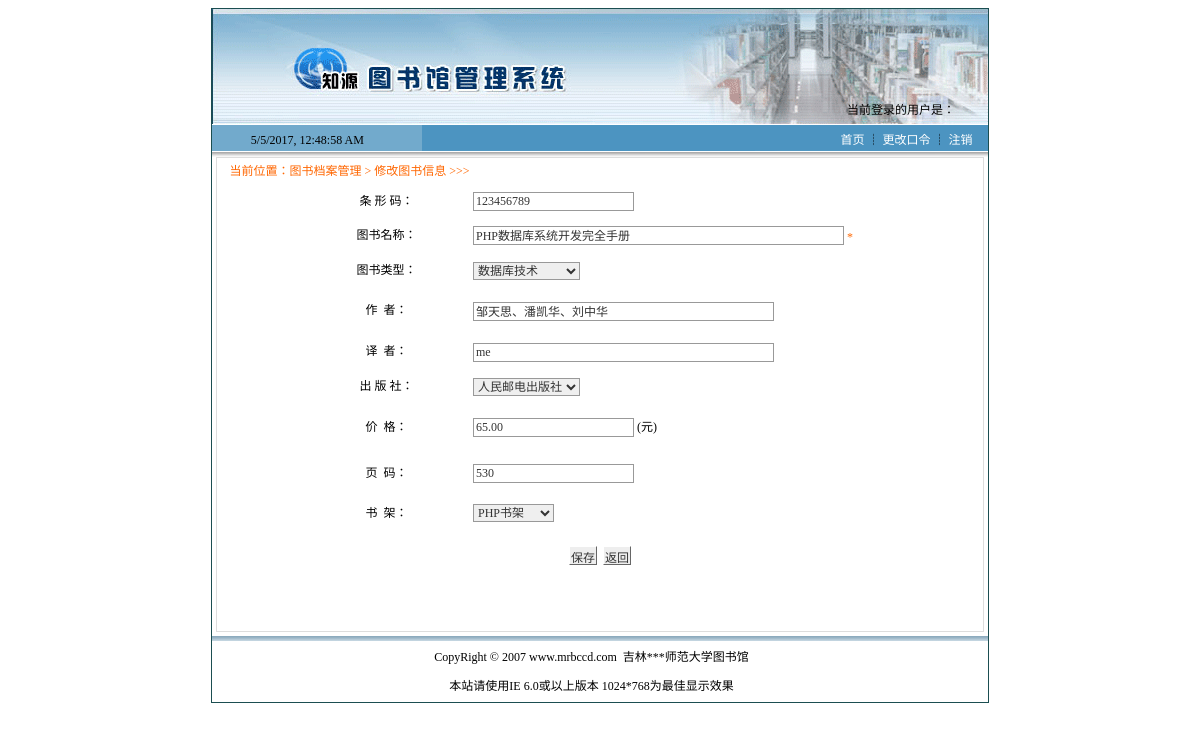
Screenshot of /book_Modify.php?id=5 with the database file from the repository.
### tables this page shows
CREATE TABLE IF NOT EXISTS `tb_bookinfo` (
  `barcode` varchar(30) DEFAULT NULL,
  `bookname` varchar(70) DEFAULT NULL,
  `typeid` int(10) unsigned DEFAULT NULL,
  `author` varchar(30) DEFAULT NULL,
  `translator` varchar(30) DEFAULT NULL,
  `ISBN` varchar(20) DEFAULT NULL,
  `price` float(8,2) DEFAULT NULL,
  `page` int(10) unsigned DEFAULT NULL,
  `bookcase` int(10) unsigned DEFAULT NULL,
  `storage` int(10) unsigned DEFAULT NULL,
  `inTime` date DEFAULT NULL,
  `operator` varchar(30) DEFAULT NULL,
  `del` tinyint(1) DEFAULT '0',
  `id` int(11) NOT NULL AUTO_INCREMENT,
  PRIMARY KEY (`id`)
);

CREATE TABLE IF NOT EXISTS `tb_booktype` (
  `id` int(10) unsigned NOT NULL AUTO_INCREMENT,
  `typename` varchar(30) DEFAULT NULL,
  `days` int(10) unsigned DEFAULT NULL,
  PRIMARY KEY (`id`)
);

CREATE TABLE IF NOT EXISTS `tb_publishing` (
  `ISBN` varchar(20) DEFAULT NULL,
  `pubname` varchar(30) DEFAULT NULL
);

CREATE TABLE IF NOT EXISTS `tb_bookcase` (
  `id` int(10) unsigned NOT NULL AUTO_INCREMENT,
  `name` varchar(30) DEFAULT NULL,
  PRIMARY KEY (`id`)
);

### book_Modify.php (the view, shortened to what this page needs)
<html>
<head>
<link href="CSS/style.css" rel="stylesheet">
</head>
<body>
<table width="776" border="0" align="center" cellpadding="0" cellspacing="0" class="tableBorder">
  <tr>
    <td>
	<?php include("navigation.php");?>
	</td>
  </tr>
	<td>
	<table width="100%"  border="0" cellspacing="0" cellpadding="0">
  <tr>
    <td valign="top" bgcolor="#FFFFFF"><table width="99%" height="475"  border="0" align="center" cellpadding="0" cellspacing="0" bgcolor="#FFFFFF" class="tableBorder_gray">
  <tr>
    <td height="473" align="center" valign="top" style="padding:5px;"><table width="98%" height="463"  border="0" cellpadding="0" cellspacing="0">
      <tr>
        <td height="22" valign="top" class="word_orange">当前位置：图书档案管理 &gt; 修改图书信息 &gt;&gt;&gt;</td>
      </tr>
      <tr>
        <td height="441" align="center" valign="top"><table width="100%" height="421"  border="0" cellpadding="0" cellspacing="0">
  <tr>
    <td height="421" align="center" valign="top">
	<form name="form1" method="post" action="book_modify_ok.php">
	<?php
	include("conn/conn.php");
	$sql=mysqli_query($conn,"select book.barcode,book.id as bookid,book.bookname,bt.typename,book.typeid,book.author,book.ISBN,book.translator,book.bookcase,pb.pubname,book.price,book.page,bc.name from tb_bookinfo book join tb_booktype bt on book.typeid=bt.id join tb_publishing pb on book.ISBN=pb.ISBN join tb_bookcase bc on book.bookcase=bc.id where book.id=$_GET[id]");
	$info=mysqli_fetch_array($sql);
	?>
    <table width="600" height="397"  border="0" cellpadding="0" cellspacing="0" bgcolor="#FFFFFF">
      <tr>
        <td width="173" align="center">条&nbsp;形&nbsp;码：</td>
        <td width="427" height="33">
          <input name="barcode" type="text" id="barcode" value="<?php echo $info[barcode];?>"></td>
      </tr>
      <tr>
        <td align="center">图书名称：</td>
        <td height="35"><input name="bookName" type="text" id="bookName" value="<?php echo $info[bookname];?>" size="50">
          <span class="style1">*</span></td>
      </tr>
      <tr>
        <td height="35" align="center">图书类型：</td>
        <td>
		<select name="typeId" class="wenbenkuang" id="typeId">
		<?php
		$sql1=mysqli_query($conn,"select * from tb_booktype");
		$info1=mysqli_fetch_array($sql1);
		do{
		?>
        <option value="<?php echo $info1[id];?>" <?php if($info1[id]==$info[typeid]){?> selected <?php }?>><?php echo $info1[typename];?></option>
		<?php }while($info1=mysqli_fetch_array($sql1));?>
        </select>		</td>
      </tr>
      <tr>
        <td align="center">作&nbsp;&nbsp;者：</td>
        <td><input name="author" type="text" id="author" value="<?php echo $info[author];?>" size="40"></td>
      </tr>
      <tr>
        <td height="36" align="center">译&nbsp;&nbsp;者：</td>
        <td><input name="translator" type="text" id="translator" value="<?php echo $info[translator];?>" size="40"></td>
      </tr>
      <tr>
        <td height="34" align="center">出&nbsp;版&nbsp;社：</td>
        <td>
		<select name="isbn" class="wenbenkuang">
		<?php
		$sql2=mysqli_query($conn,"select * from tb_publishing");
		$info2=mysqli_fetch_array($sql2);
		do{
		?>
        <option value="<?php echo $info2[ISBN];?>"<?php if($info2[ISBN]==$info[ISBN]){?> selected <?php }?>><?php echo $info2[pubname];?></option>
		<?php }while($info2=mysqli_fetch_array($sql2));?>
        </select>		</td>
      </tr>
      <tr>
        <td align="center">价&nbsp;&nbsp;格：</td>
        <td><input name="price" type="text" id="price" value="<?php echo $info[price];?>">
        (元)</td>
      </tr>
      <tr>
        <td align="center">页&nbsp;&nbsp;码：</td>
        <td><input name="page" type="text" id="page" value="<?php echo $info[page];?>"></td>
      </tr>
      <tr>
        <td height="34" align="center">书&nbsp;&nbsp;架：</td>
        <td><select name="bookcaseid" class="wenbenkuang" id="bookcaseid">
		<?php
		$sql3=mysqli_query($conn,"select * from tb_bookcase");
		$info3=mysqli_fetch_array($sql3);
		do{
		?>
          <option value="<?php echo $info3[id];?>"<?php if($info3[id]==$info[bookcase]){?> selected <?php }?>><?php echo $info3[name];?></option>
			<?php }while($info3=mysqli_fetch_array($sql3));?>
        </select>
          <input name="operator" type="hidden" id="operator" value="<?php echo $info3[name];?>"></td>
      </tr>
      <tr>
        <td colspan="2" align="center"><input name="Submit" type="submit" class="btn_grey" value="保存" onClick="return check(form1)">&nbsp;
			<input name="Submit2" type="button" class="btn_grey" value="返回" onClick="history.back();"></td>
        </tr>
    </table>
	</form>	</td>
  </tr>
</table></td>
      </tr>
    </table></td>
  </tr>
</table><?php include("copyright.php");?></td>
  </tr>
</table>
</td>
</table>
</body>
</html>

### css/style.css (style rules this page uses)
td { font-size: 9pt; line-height:144%; }
.btn_grey { font-family: "宋体"; font-size: 9pt;color: #333333; background-color: #eeeeee;cursor: hand;padding:1px;height:19px; border-top: 1px solid #FFFFFF;border-right:1px solid #666666; border-bottom: 1px solid #666666;border-left: 1px solid #FFFFFF; }
.word_orange { font-size: 9pt; color: #FF6600; }
input { font-family: "宋体"; font-size: 9pt; color: #333333; border: 1px solid #999999; }
.wenbenkuang { font-family: "宋体"; font-size: 9pt; color: #333333; border: 1px solid #999999; }
.tableBorder { border: #1B4E51 1px solid }
.tableBorder_gray { border: #DDDDDD 1px solid }

### rows the page displays
tb_bookinfo: barcode "123456789", bookName "PHP数据库系统开发完全手册", typeId "数据库技术", author "邹天思、潘凯华、刘中华", translator "me", isbn "人民邮电出版社", price "65.00", page "530", bookcaseid "PHP书架"
